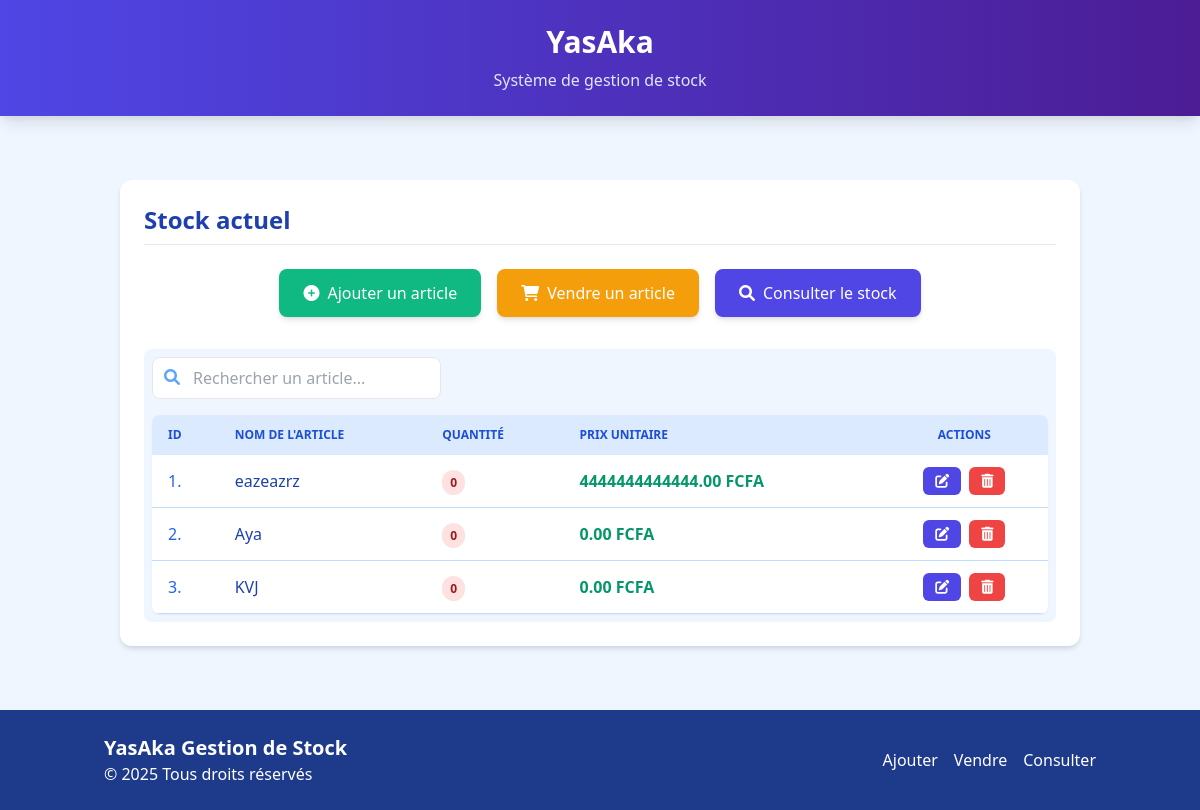
The page / on the database its author committed.
### models.py (models this page shows)
class Article(db.Model):
    id = db.Column(db.Integer, primary_key=True, autoincrement=True)
    nom = db.Column(db.String(255), nullable=False)
    quantite = db.Column(db.Integer, nullable=False, default=0)
    prix = db.Column(db.Numeric(10, 2), nullable=False)
    stock = db.relationship('Stock', backref='article', cascade='all, delete-orphan')
    ventes = db.relationship('VenteArticle', backref='article', cascade='all, delete-orphan')

### app.py (the view)
@app.route('/')
def index():
    articles = Article.query.all()
    return render_template('index.html', articles=articles)

### templates/index.html (shortened to what this page needs)
{% extends "base.html" %}
{% block content %}
<!DOCTYPE html>
<html lang="fr">
<head>
    <link href="https://cdnjs.cloudflare.com/ajax/libs/tailwindcss/2.2.19/tailwind.min.css" rel="stylesheet">
    <link href="https://cdnjs.cloudflare.com/ajax/libs/font-awesome/6.0.0-beta3/css/all.min.css" rel="stylesheet">
</head>
<body class="bg-blue-50 min-h-screen">
    <div class="container mx-auto p-4 mt-8">
        <div class="bg-white rounded-xl shadow-md p-6 mb-8 fade-in">
            <h2 class="text-2xl font-bold text-blue-800 mb-6 border-b pb-2">Stock actuel</h2>
            <div class="flex flex-wrap justify-center gap-4 mb-8">
                <a href="/ajouter" class="btn-success text-white px-6 py-3 rounded-lg shadow-md flex items-center">
                    <i class="fas fa-plus-circle mr-2"></i>
                    Ajouter un article
                </a>
                <a href="/vendre" class="btn-warning text-white px-6 py-3 rounded-lg shadow-md flex items-center">
                    <i class="fas fa-shopping-cart mr-2"></i>
                    Vendre un article
                </a>
                <a href="/consulter" class="btn-primary text-white px-6 py-3 rounded-lg shadow-md flex items-center">
                    <i class="fas fa-search mr-2"></i>
                    Consulter le stock
                </a>
            </div>
            <div class="overflow-x-auto bg-blue-50 rounded-lg p-2">
                <div class="flex justify-between mb-4">
                    <div class="relative">
                        <input type="text" placeholder="Rechercher un article..." class="pl-10 pr-4 py-2 border rounded-lg focus:ring-2 focus:ring-indigo-500 focus:border-indigo-500 outline-none">
                        <i class="fas fa-search absolute left-3 top-3 text-blue-400"></i>
                    </div>
                </div>
                <table class="min-w-full bg-white shadow-sm rounded-lg overflow-hidden table-hover">
                    <thead>
                        <tr class="bg-blue-100 text-blue-700 uppercase text-xs">
                            <th class="py-3 px-4 text-left font-semibold">ID</th>
                            <th class="py-3 px-4 text-left font-semibold">Nom de l'article</th>
                            <th class="py-3 px-4 text-left font-semibold">Quantité</th>
                            <th class="py-3 px-4 text-left font-semibold">Prix unitaire</th>
                            <th class="py-3 px-4 text-center font-semibold">Actions</th>
                        </tr>
                    </thead>
                    <tbody>
                        {% for article in articles %}
                        <tr class="border-b border-blue-200 hover:bg-blue-50 transition">
                            <td class="py-3 px-4 text-blue-600">{{ article.id }}.</td>
                            <td class="py-3 px-4 font-medium text-blue-800">{{ article.nom }}</td>
                            <td class="py-3 px-4">
                                <span class="px-2 py-1 rounded-full text-xs font-semibold
                                    {% if article.quantite > 10 %}
                                        bg-green-100 text-green-800
                                    {% elif article.quantite > 0 %}
                                        bg-yellow-100 text-yellow-800
                                    {% else %}
                                        bg-red-100 text-red-800
                                    {% endif %}
                                ">
                                    {{ article.quantite }}
                                </span>
                            </td>
                            <td class="py-3 px-4 font-semibold text-green-600">{{ article.prix }} FCFA</td>
                            <td class="py-3 px-4 text-center flex justify-center gap-2">
                                <a href="/modifier/{{ article.id }}" class="btn-primary text-white px-3 py-1 rounded-md text-sm" title="Modifier">
                                    <i class="fas fa-edit"></i>
                                </a>
                                <form method="POST" action="/supprimer/{{ article.id }}" class="inline">
                                    <button type="submit" class="btn-danger text-white px-3 py-1 rounded-md text-sm" title="Supprimer"
                                        onclick="return confirm('Êtes-vous sûr de vouloir supprimer cet article?')">
                                        <i class="fas fa-trash-alt"></i>
                                    </button>
                                </form>
                            </td>
                        </tr>
                        {% endfor %}
                    </tbody>
                </table>
            </div>
        </div>
    </div>
</body>
</html>
{% endblock %}

### templates/index.html (style rules this page uses)
.btn-primary { background-color: #4f46e5; transition: all 0.3s; }
.btn-success { background-color: #10b981; transition: all 0.3s; }
.btn-warning { background-color: #f59e0b; transition: all 0.3s; }
.btn-danger { background-color: #ef4444; transition: all 0.3s; }
.fade-in { animation: fadeIn 0.5s ease-in; }

### rows shown on the page
Article: id "1", nom "eazeazrz", quantite "0", prix "4444444444444.00"
Article: id "2", nom "Aya", quantite "0", prix "0.00"
Article: id "3", nom "KVJ", quantite "0", prix "0.00"
